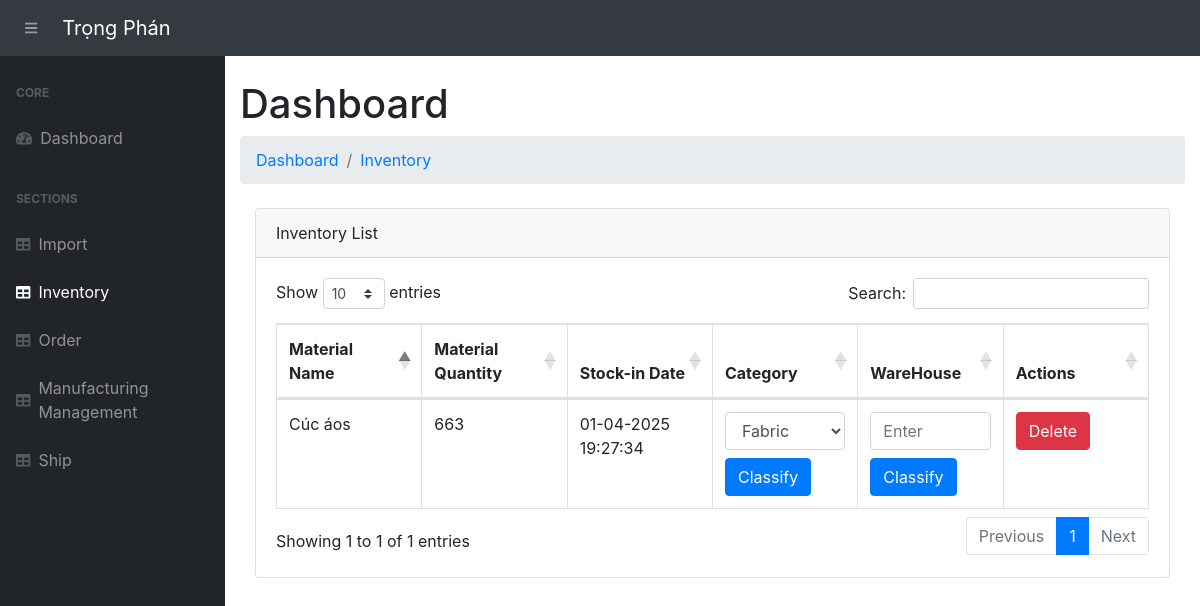
The app's page /inventory/, older data.
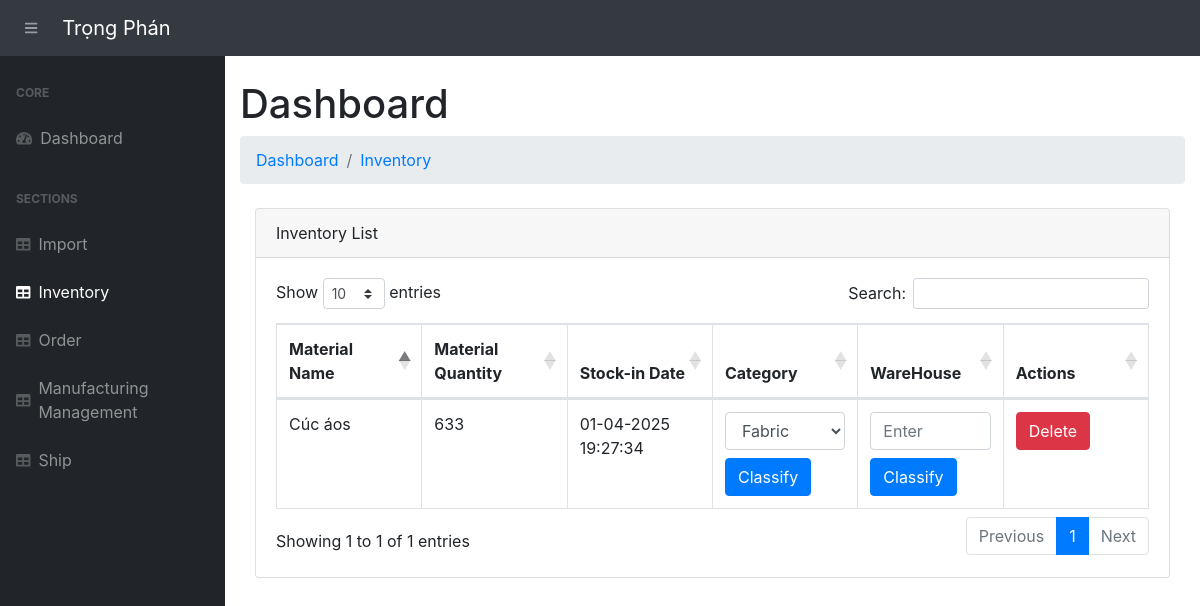
The same page, newer data.
### app.py (models this page shows, shortened)
class Inventory(db.Model):
    __tablename__ = 'inventory'
    stockTran_id = db.Column(db.Integer, primary_key=True)  # Unique ID for the inventory record
    product_name = db.Column(db.String(255), nullable=False)  # Name of the product
    quantity = db.Column(db.Integer, nullable=False, default=0)  # Quantity of the product in stock
    transaction_type = db.Column(db.String(50), nullable=False)  # "Addition" or "Removal"
    transaction_date = db.Column(db.DateTime, default=vietnam_now)  # Date of transaction
    import_id = db.Column(db.Integer, db.ForeignKey('imports.import_id'), nullable=False)  # Foreign Key to Import (raw material)
    import_data = db.relationship('Import', backref='inventory_records', lazy=True)
    category = db.Column(db.String(255))
    warehouse=db.Column(db.String(255))

class Import(db.Model):
    __tablename__ = 'imports'
    import_id = db.Column(db.Integer, primary_key=True, autoincrement=True)
    material_name = db.Column(db.String(255), nullable=False)
    material_description = db.Column(db.String(255))
    quantity_in_stock = db.Column(db.Integer, default=0)
    reorder_level = db.Column(db.Integer, default=10)
    sup_name = db.Column(db.String(255), nullable=False)
    sup_contact_info = db.Column(db.String(255), nullable=False)
    sup_address = db.Column(db.String(255), nullable=False)
    status = db.Column(db.String(50), default="Supplied")
    section_name = db.Column(db.String(255))  # Section name for classification
    category = db.Column(db.String(255))  # Category of the material

### app.py (the view)
@app.route('/inventory/')
def view_inventory():
    inventory = Inventory.query.all()
    low_stock_items = [item for item in inventory if item.quantity <= item.import_data.reorder_level]
    imports = Import.query.all()
    return render_template("inventory.html", inventory=inventory, imports=imports,low_stock_items=low_stock_items )

### templates/inventory.html (shortened to what the changed rows need)
{% extends 'base.html' %}
 {% block content %}
<main>
    <div class="container-fluid">
        <h1 class="mt-4">Dashboard</h1>
        <div class="container-fluid">
            <div class="card mb-4">
                <div class="card-body">
                    <table class="table table-bordered" id="dataTable" width="100%" cellspacing="0" style="table-layout: fixed;">
                        <thead>
                            <tr>
                                <th>Material Name</th>
                                <th>Material Quantity</th>
                                <th>Stock-in Date</th>
                                <th>Category</th>
                                <th>WareHouse</th>
                                <th>Actions</th>
                            </tr>
                        </thead>
                        <tbody>
                            {% for item in inventory %}
                                <tr>
                                    <td>{{ item.import_data.material_name }}</td>
                                    <td>
                                        {% if  item.quantity  < item.import_data.reorder_level %}
                                            <span class="text-danger">Stock data unavailable (3). Please update inventory records.</span>
                                        {% else %}
                                            {{ item.quantity  }}
                                        {% endif %}
                                    </td>
                                    <td>{{ item.transaction_date.strftime('%d-%m-%Y %H:%M:%S') }}</td>
                                    <td>
                                        {% if item.category is none %}
                                            <form action="{{ url_for('classify_material', inventory_id=item.stockTran_id) }}" method="POST" class="d-flex flex-column align-items-start">
                                                <select name="category" required class="form-control mb-2">
                                                    <option value="fabric">Fabric</option>
                                                </select>
                                                <button type="submit" class="btn btn-primary">Classify</button>
                                            </form>
                                        {% else %}
                                            {{ item.category }}
                                        {% endif %}
                                    </td>
                                    <td>
                                        {% if item.warehouse is none %}
                                            <form action="{{ url_for('classify_warehouse', inventory_id=item.stockTran_id) }}" method="POST" class="d-flex flex-column align-items-start">
                                                <input type="text" name="warehouse" placeholder="Enter" required class="form-control mb-2">
                                                <button type="submit" class="btn btn-primary">Classify</button>
                                            </form>
                                        {% else %}
                                            {{ item.warehouse }}
                                        {% endif %}
                                    </td>
                                    <td>
                                        <form action="{{ url_for('delete_inventory', inventory_id=item.stockTran_id) }}" method="POST" style="display:inline;">
                                            <button type="submit" class="btn btn-danger mb-2" onclick="return confirm('Are you sure you want to delete this inventory item?')">Delete</button>
                                        </form>
                                    </td>
                                </tr>
                            {% endfor %}
                        </tbody>
                    </table>
                </div>
            </div>
        </div>
    </div>
</main>
{% endblock %}

Row changes from the older to the newer data that the page shows:
changed Inventory "Cúc áos": quantity "663" → "633"
